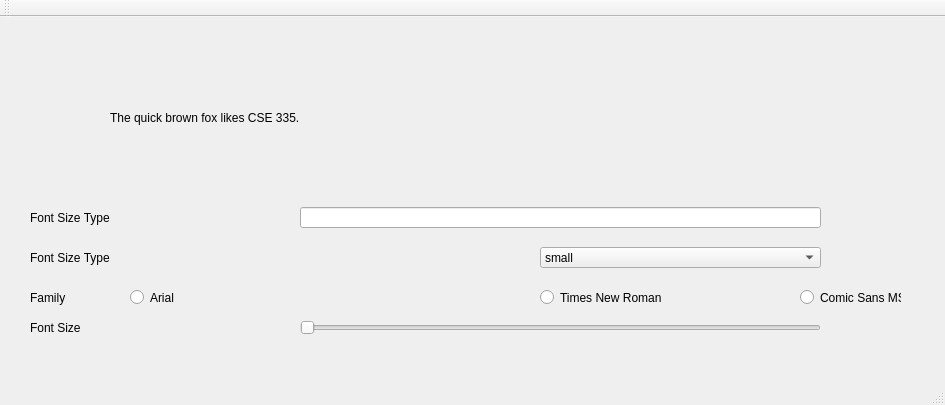
<?xml version="1.0" encoding="UTF-8"?>
<ui version="4.0">
 <class>MainWindow</class>
 <widget class="QMainWindow" name="MainWindow">
  <property name="geometry">
   <rect>
    <x>0</x>
    <y>0</y>
    <width>945</width>
    <height>405</height>
   </rect>
  </property>
  <property name="sizePolicy">
   <sizepolicy hsizetype="Expanding" vsizetype="Expanding">
    <horstretch>0</horstretch>
    <verstretch>0</verstretch>
   </sizepolicy>
  </property>
  <property name="windowTitle">
   <string>MainWindow</string>
  </property>
  <widget class="QWidget" name="centralWidget">
   <widget class="QLabel" name="label_3">
    <property name="geometry">
     <rect>
      <x>30</x>
      <y>190</y>
      <width>111</width>
      <height>21</height>
     </rect>
    </property>
    <property name="text">
     <string>Font Size Type</string>
    </property>
   </widget>
   <widget class="QLabel" name="label">
    <property name="geometry">
     <rect>
      <x>30</x>
      <y>270</y>
      <width>111</width>
      <height>21</height>
     </rect>
    </property>
    <property name="text">
     <string>Family</string>
    </property>
   </widget>
   <widget class="QWidget" name="widget" native="true">
    <property name="geometry">
     <rect>
      <x>130</x>
      <y>270</y>
      <width>771</width>
      <height>20</height>
     </rect>
    </property>
    <widget class="QRadioButton" name="ArialChk">
     <property name="geometry">
      <rect>
       <x>0</x>
       <y>0</y>
       <width>91</width>
       <height>21</height>
      </rect>
     </property>
     <property name="text">
      <string>Arial</string>
     </property>
    </widget>
    <widget class="QRadioButton" name="TimesNewRomanChk">
     <property name="geometry">
      <rect>
       <x>410</x>
       <y>0</y>
       <width>121</width>
       <height>21</height>
      </rect>
     </property>
     <property name="text">
      <string>Times New Roman</string>
     </property>
    </widget>
    <widget class="QRadioButton" name="ComicSansMSChk">
     <property name="geometry">
      <rect>
       <x>670</x>
       <y>0</y>
       <width>101</width>
       <height>21</height>
      </rect>
     </property>
     <property name="text">
      <string>Comic Sans MS</string>
     </property>
    </widget>
   </widget>
   <widget class="QLineEdit" name="lineEdit">
    <property name="geometry">
     <rect>
      <x>300</x>
      <y>190</y>
      <width>521</width>
      <height>21</height>
     </rect>
    </property>
   </widget>
   <widget class="QSlider" name="horizontalSlider">
    <property name="geometry">
     <rect>
      <x>300</x>
      <y>300</y>
      <width>521</width>
      <height>22</height>
     </rect>
    </property>
    <property name="orientation">
     <enum>Qt::Horizontal</enum>
    </property>
   </widget>
   <widget class="QLabel" name="label_4">
    <property name="geometry">
     <rect>
      <x>30</x>
      <y>300</y>
      <width>111</width>
      <height>21</height>
     </rect>
    </property>
    <property name="text">
     <string>Font Size</string>
    </property>
   </widget>
   <widget class="QLabel" name="label_2">
    <property name="geometry">
     <rect>
      <x>30</x>
      <y>230</y>
      <width>111</width>
      <height>21</height>
     </rect>
    </property>
    <property name="text">
     <string>Font Size Type</string>
    </property>
   </widget>
   <widget class="QComboBox" name="comboBox">
    <property name="geometry">
     <rect>
      <x>540</x>
      <y>230</y>
      <width>281</width>
      <height>21</height>
     </rect>
    </property>
    <item>
     <property name="text">
      <string>small</string>
     </property>
    </item>
    <item>
     <property name="text">
      <string>medium</string>
     </property>
    </item>
    <item>
     <property name="text">
      <string>big</string>
     </property>
    </item>
   </widget>
   <widget class="TargetLabel" name="ChngLabel">
    <property name="geometry">
     <rect>
      <x>110</x>
      <y>30</y>
      <width>701</width>
      <height>141</height>
     </rect>
    </property>
    <property name="text">
     <string>The quick brown fox likes CSE 335.</string>
    </property>
   </widget>
  </widget>
  <widget class="QMenuBar" name="menuBar">
   <property name="geometry">
    <rect>
     <x>0</x>
     <y>0</y>
     <width>945</width>
     <height>21</height>
    </rect>
   </property>
  </widget>
  <widget class="QToolBar" name="mainToolBar">
   <attribute name="toolBarArea">
    <enum>TopToolBarArea</enum>
   </attribute>
   <attribute name="toolBarBreak">
    <bool>false</bool>
   </attribute>
  </widget>
  <widget class="QStatusBar" name="statusBar"/>
 </widget>
 <layoutdefault spacing="6" margin="11"/>
 <customwidgets>
  <customwidget>
   <class>TargetLabel</class>
   <extends>QLabel</extends>
   <header location="global">targetlabel.h</header>
   <slots>
    <slot>setArial()</slot>
    <slot>setTimesNewRoman()</slot>
    <slot>setComicSansMS()</slot>
    <slot>setFontSize(int)</slot>
    <slot>setSizeByFamily(QSting)</slot>
    <slot>setSizeByFamilyText(QString)</slot>
   </slots>
  </customwidget>
 </customwidgets>
 <resources/>
 <connections>
  <connection>
   <sender>comboBox</sender>
   <signal>currentTextChanged(QString)</signal>
   <receiver>lineEdit</receiver>
   <slot>setText(QString)</slot>
   <hints>
    <hint type="sourcelabel">
     <x>671</x>
     <y>272</y>
    </hint>
    <hint type="destinationlabel">
     <x>665</x>
     <y>230</y>
    </hint>
   </hints>
  </connection>
  <connection>
   <sender>lineEdit</sender>
   <signal>textChanged(QString)</signal>
   <receiver>comboBox</receiver>
   <slot>setCurrentText(QString)</slot>
   <hints>
    <hint type="sourcelabel">
     <x>346</x>
     <y>233</y>
    </hint>
    <hint type="destinationlabel">
     <x>560</x>
     <y>274</y>
    </hint>
   </hints>
  </connection>
 </connections>
</ui>
